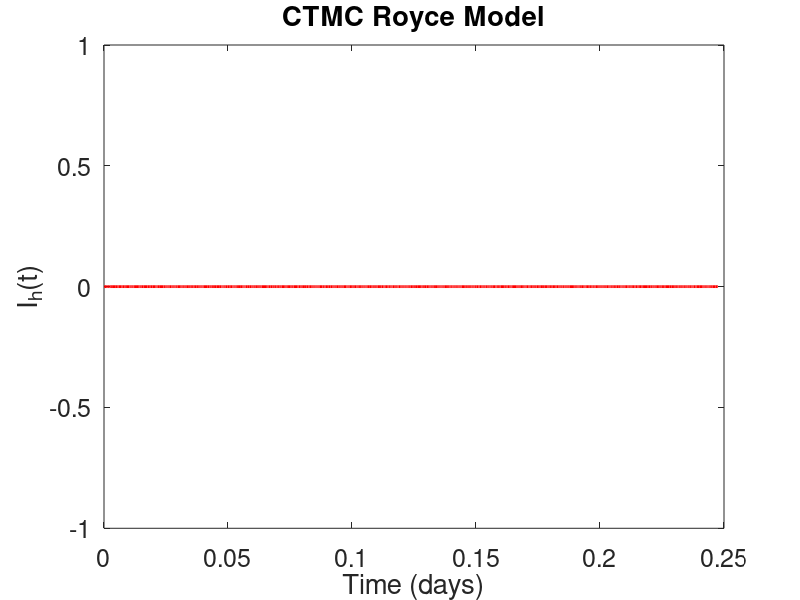

The MATLAB script that drew this image:
%%%%%%%%%%%%%%%%%%%%%%%%%% 
% Royce CTMC Model
% %%%%%%%%%%%%%%%%%%%%%%%%
clear all;
close all;

% birth rates need to be multiplied by initial population

set(0,'DefaultAxesFontSize', 18)
set(gca,'fontsize',18);

% Parameters
beta_ww=.89; beta_wd=.51; beta_dd=.89; beta_td=.5; beta_th=.5; beta_hh=.078; %transmission rates
gamma_w=.981; gamma_d=.981; gamma_h=0.091; %recovery rates
mu_dt=.499; %mutation to human transmissable 
m_w=1; m_d=1; m_h=.009; %death rates
b_w=1000; b_d=1000; b_h=1000*0.0118; %birth rates

% Initial Conditions
i0_w=2;i0_d=0; i0_h=0; t0_d=0; %initial infected
N0_w=1000;N0_d=1000; N0_h=1000; %Initial population
r0_w=0; r0_d=0; r0_h=0; %initial recovered
s0_w=1000; s0_d=N0_d; s0_h=N0_h; %initial susceptible

totext=0; % count when j==0;
% Number of sampe paths, time step, and end time
sim = 10; outbreak=50;



% CTMC Model (Gillespie's algorithm)
for k=1
clear s_h s_w s_d i_w i_d i_h t_d r_h r_w r_d t N_h N_d N_w j
prealloc_size = 10;
s_h = zeros(prealloc_size, 1); s_w = zeros(prealloc_size,1); s_d = zeros(prealloc_size,1);
i_h = zeros(prealloc_size, 1); i_w = zeros(prealloc_size,1); i_d = zeros(prealloc_size,1); t_d = zeros(prealloc_size,1);
r_h = zeros(prealloc_size, 1); r_w = zeros(prealloc_size,1); r_d = zeros(prealloc_size,1);
t = zeros(prealloc_size, 1);

% Initialize vectors 
t(1)=0; i_w(1)=i0_w; i_d(1)=i0_d; i_h(1)=i0_h; t_d(1)=t0_d; 
s_w(1)=N0_w-i0_w; s_d(1)=N0_d; s_h(1)=N0_h;
r_w(1)=r0_w; r_d(1)=r0_d; r_h(1)=r0_h;
j=1;
N_w = 2; N_d = 2; N_h = 2; 

% While loop
while  i_h(j)+i_d(j)+i_w(j)+t_d(j) > 0 && i_h(j)+i_d(j)+i_w(j)+t_d(j) < outbreak && N_w > 1 && N_d > 1 && N_h > 1 
%while j < 5
  u1=rand;  u2=rand; % two uniform random numbers

  N_w=s_w(j)+i_w(j)+r_w(j); % set population sizes
  N_d=s_d(j)+i_d(j)+r_d(j)+t_d(j);
  N_h=s_h(j)+i_h(j)+r_h(j);

  sum = b_w + m_w*s_w(j) + m_w*i_w(j) + beta_ww*s_w(j)*i_w(j)/N_w + gamma_w*i_w(j) + m_w*r_w(j) + ...
      b_d + (beta_dd*s_d(j)*i_d(j)+beta_wd*s_d(j)*i_w(j))/N_d + beta_td*s_d(j)*t_d(j)/N_d + gamma_d*i_d(j) + ...
      gamma_d*t_d(j) + m_d*s_d(j) + m_d*i_d(j) + m_d*t_d(j) + m_d*r_d(j) + mu_dt*i_d(j) + b_h + ...
      (beta_th*s_h(j)*t_d(j)+beta_hh*s_h(j)*i_h(j))/N_h + m_h*s_h(j) + m_h*i_h(j) + m_h*r_h(j) + gamma_h*i_h(j);
  ev1=b_w/sum; % birth of wild bird
  ev2=m_w*s_w(j)/sum+ev1;% death of sw
  ev3=m_w*i_w(j)/sum+ev2;% death of Iw
  ev4=beta_ww*s_w(j)*i_w(j)/(N_w*sum)+ev3; % infection of wild bird
  ev5=gamma_w*i_w(j)/sum+ev4;% recovery of wild bird
  ev6=m_w*r_w(j)/sum+ev5;% death of rw
  ev7=b_d/sum+ev6; %birth of chicken
  ev8=(beta_dd*s_d(j)*i_d(j)+beta_wd*s_d(j)*i_w(j))/(N_d*sum)+ev7;% infection of sd by id or iw
  ev9=beta_td*s_d(j)*t_d(j)/(N_d*sum)+ev8;% infection of sd by td
  ev10=gamma_d*i_d(j)/sum+ev9; % recovery of id
  ev11=gamma_d*t_d(j)/sum+ev10;% recovery of td
  ev12=m_d*s_d(j)/sum+ev11;% death of sd
  ev13=m_d*i_d(j)/sum+ev12; % death of id
  ev14=m_d*t_d(j)/sum+ev13;% death of td
  ev15=m_d*r_d(j)/sum+ev14;% death of rd
  ev16=mu_dt*i_d(j)/sum+ev15; % mutation of id
  ev17=b_h/sum+ev16;% birth of human
  ev18=(beta_th*s_h(j)*t_d(j)+beta_hh*s_h(j)*i_h(j))/(N_h*sum)+ev17;% infection of human
  ev19=m_h*s_h(j)/sum+ev18; %death of sh
  ev20=m_h*i_h(j)/sum+ev19;% death of ih
  ev21=m_h*r_h(j)/sum+ev20;% death of rh
  ev22=gamma_h*i_h(j)/sum+ev21;
  
  

  t(j+1)=t(j)-log(u1)/sum; % interevent time

  if u2 <= ev1 % birth of wild bird
    %disp('birth of wild bird')
    s_w(j+1)=s_w(j)+1;
    i_w(j+1)=i_w(j);
    r_w(j+1)=r_w(j);
    s_d(j+1)=s_d(j);
    i_d(j+1)=i_d(j);
    t_d(j+1)=t_d(j);
    r_d(j+1)=r_d(j);
    s_h(j+1)=s_h(j);
    i_h(j+1)=i_h(j);
    r_h(j+1)=r_h(j);
  elseif u2>ev1 && u2<=ev2 %death of sw
    %disp('death of sw')
    s_w(j+1)=s_w(j)-1;
    i_w(j+1)=i_w(j);
    r_w(j+1)=r_w(j);
    s_d(j+1)=s_d(j);
    i_d(j+1)=i_d(j);
    t_d(j+1)=t_d(j);
    r_d(j+1)=r_d(j);
    s_h(j+1)=s_h(j);
    i_h(j+1)=i_h(j);
    r_h(j+1)=r_h(j);
  elseif u2>ev2 && u2<=ev3 %death of Iw
    %disp('death of Iw')
    s_w(j+1)=s_w(j);
    i_w(j+1)=i_w(j)-1;
    r_w(j+1)=r_w(j);
    s_d(j+1)=s_d(j);
    i_d(j+1)=i_d(j);
    t_d(j+1)=t_d(j);
    r_d(j+1)=r_d(j);
    s_h(j+1)=s_h(j);
    i_h(j+1)=i_h(j);
    r_h(j+1)=r_h(j);
  elseif u2>ev3 && u2<=ev4 %infection of wild bird
    %disp('infection of wild bird')
    s_w(j+1)=s_w(j)-1;
    i_w(j+1)=i_w(j)+1;
    r_w(j+1)=r_w(j);
    s_d(j+1)=s_d(j);
    i_d(j+1)=i_d(j);
    t_d(j+1)=t_d(j);
    r_d(j+1)=r_d(j);
    s_h(j+1)=s_h(j);
    i_h(j+1)=i_h(j);
    r_h(j+1)=r_h(j);
  elseif u2>ev4 && u2<=ev5 %recovery of wild bird
    %disp('recovery of wild bird')
    s_w(j+1)=s_w(j);
    i_w(j+1)=i_w(j)-1;
    r_w(j+1)=r_w(j)+1;
    s_d(j+1)=s_d(j);
    i_d(j+1)=i_d(j);
    t_d(j+1)=t_d(j);
    r_d(j+1)=r_d(j);
    s_h(j+1)=s_h(j);
    i_h(j+1)=i_h(j);
    r_h(j+1)=r_h(j);
  elseif u2>ev5 && u2<=ev6 %death of rw
    %disp('death of rw')
    s_w(j+1)=s_w(j);
    i_w(j+1)=i_w(j);
    r_w(j+1)=r_w(j)-1;
    s_d(j+1)=s_d(j);
    i_d(j+1)=i_d(j);
    t_d(j+1)=t_d(j);
    r_d(j+1)=r_d(j);
    s_h(j+1)=s_h(j);
    i_h(j+1)=i_h(j);
    r_h(j+1)=r_h(j);
  elseif u2>ev6 && u2<=ev7 %birth of chicken
    %disp('birth of chicken')
    s_w(j+1)=s_w(j);
    i_w(j+1)=i_w(j);
    r_w(j+1)=r_w(j);
    s_d(j+1)=s_d(j)+1;
    i_d(j+1)=i_d(j);
    t_d(j+1)=t_d(j);
    r_d(j+1)=r_d(j);
    s_h(j+1)=s_h(j);
    i_h(j+1)=i_h(j);
    r_h(j+1)=r_h(j);
  elseif u2>ev7 && u2<=ev8 %infection of sd by id or iw
    %disp('infection of sd by id or iw')
    s_w(j+1)=s_w(j);
    i_w(j+1)=i_w(j);
    r_w(j+1)=r_w(j);
    s_d(j+1)=s_d(j);
    i_d(j+1)=i_d(j)+1;
    t_d(j+1)=t_d(j);
    r_d(j+1)=r_d(j);
    s_h(j+1)=s_h(j);
    i_h(j+1)=i_h(j);
    r_h(j+1)=r_h(j);
  elseif u2>ev8 && u2<=ev9 %infection of sd by td
    %disp('infection of sd by td')
    s_w(j+1)=s_w(j);
    i_w(j+1)=i_w(j);
    r_w(j+1)=r_w(j);
    s_d(j+1)=s_d(j);
    i_d(j+1)=i_d(j);
    t_d(j+1)=t_d(j)+1;
    r_d(j+1)=r_d(j);
    s_h(j+1)=s_h(j);
    i_h(j+1)=i_h(j);
    r_h(j+1)=r_h(j);
  elseif u2>ev9 && u2<=ev10 %recovery of id
    %disp('recovery of id')
    s_w(j+1)=s_w(j);
    i_w(j+1)=i_w(j);
    r_w(j+1)=r_w(j);
    s_d(j+1)=s_d(j);
    i_d(j+1)=i_d(j)-1;
    t_d(j+1)=t_d(j);
    r_d(j+1)=r_d(j)+1;
    s_h(j+1)=s_h(j);
    i_h(j+1)=i_h(j);
    r_h(j+1)=r_h(j);
  elseif u2>ev10 && u2<=ev11 %recovery of td
    %disp('recovery of td')
    s_w(j+1)=s_w(j);
    i_w(j+1)=i_w(j);
    r_w(j+1)=r_w(j);
    s_d(j+1)=s_d(j);
    i_d(j+1)=i_d(j);
    t_d(j+1)=t_d(j)-1;
    r_d(j+1)=r_d(j)+1;
    s_h(j+1)=s_h(j);
    i_h(j+1)=i_h(j);
    r_h(j+1)=r_h(j);
  elseif u2>ev11 && u2<=ev12 %death of sd
    %disp('death of sd')
    s_w(j+1)=s_w(j);
    i_w(j+1)=i_w(j);
    r_w(j+1)=r_w(j);
    s_d(j+1)=s_d(j)-1;
    i_d(j+1)=i_d(j);
    t_d(j+1)=t_d(j);
    r_d(j+1)=r_d(j);
    s_h(j+1)=s_h(j);
    i_h(j+1)=i_h(j);
    r_h(j+1)=r_h(j);
  elseif u2>ev12 && u2<=ev13 %death of id
    %disp('death of id')
    s_w(j+1)=s_w(j);
    i_w(j+1)=i_w(j);
    r_w(j+1)=r_w(j);
    s_d(j+1)=s_d(j);
    i_d(j+1)=i_d(j)-1;
    t_d(j+1)=t_d(j);
    r_d(j+1)=r_d(j);
    s_h(j+1)=s_h(j);
    i_h(j+1)=i_h(j);
    r_h(j+1)=r_h(j);
  elseif u2>ev13 && u2<=ev14 %death of td
    %disp('death of td')
    s_w(j+1)=s_w(j);
    i_w(j+1)=i_w(j);
    r_w(j+1)=r_w(j);
    s_d(j+1)=s_d(j);
    i_d(j+1)=i_d(j);
    t_d(j+1)=t_d(j)-1;
    r_d(j+1)=r_d(j);
    s_h(j+1)=s_h(j);
    i_h(j+1)=i_h(j);
    r_h(j+1)=r_h(j);
  elseif u2>ev14 && u2<=ev15 %death of rd
    %disp('death of rd')
    s_w(j+1)=s_w(j);
    i_w(j+1)=i_w(j);
    r_w(j+1)=r_w(j);
    s_d(j+1)=s_d(j);
    i_d(j+1)=i_d(j);
    t_d(j+1)=t_d(j);
    r_d(j+1)=r_d(j)-1;
    s_h(j+1)=s_h(j);
    i_h(j+1)=i_h(j);
    r_h(j+1)=r_h(j);
  elseif u2>ev15 && u2<=ev16 %mutation of id
    %disp('mutation of id')
    s_w(j+1)=s_w(j);
    i_w(j+1)=i_w(j);
    r_w(j+1)=r_w(j);
    s_d(j+1)=s_d(j);
    i_d(j+1)=i_d(j)-1;
    t_d(j+1)=t_d(j)+1;
    r_d(j+1)=r_d(j);
    s_h(j+1)=s_h(j);
    i_h(j+1)=i_h(j);
    r_h(j+1)=r_h(j);
  elseif u2>ev16 && u2<=ev17 %birth of human
    %disp('birth of human')
    s_w(j+1)=s_w(j);
    i_w(j+1)=i_w(j);
    r_w(j+1)=r_w(j);
    s_d(j+1)=s_d(j);
    i_d(j+1)=i_d(j);
    t_d(j+1)=t_d(j);
    r_d(j+1)=r_d(j);
    s_h(j+1)=s_h(j)+1;
    i_h(j+1)=i_h(j);
    r_h(j+1)=r_h(j);
  elseif u2>ev17 && u2<=ev18 %infection of human
    %disp('infection of human')
    s_w(j+1)=s_w(j);
    i_w(j+1)=i_w(j);
    r_w(j+1)=r_w(j);
    s_d(j+1)=s_d(j);
    i_d(j+1)=i_d(j);
    t_d(j+1)=t_d(j);
    r_d(j+1)=r_d(j);
    s_h(j+1)=s_h(j);
    i_h(j+1)=i_h(j)+1;
    r_h(j+1)=r_h(j);
  elseif u2>ev18 && u2<=ev19 %death of sh
    %disp('death of sh')
    s_w(j+1)=s_w(j);
    i_w(j+1)=i_w(j);
    r_w(j+1)=r_w(j);
    s_d(j+1)=s_d(j);
    i_d(j+1)=i_d(j);
    t_d(j+1)=t_d(j);
    r_d(j+1)=r_d(j);
    s_h(j+1)=s_h(j)-1;
    i_h(j+1)=i_h(j);
    r_h(j+1)=r_h(j);
  elseif u2>ev19 && u2<=ev20 %death of ih
    %disp('death of ih')
    s_w(j+1)=s_w(j);
    i_w(j+1)=i_w(j);
    r_w(j+1)=r_w(j);
    s_d(j+1)=s_d(j);
    i_d(j+1)=i_d(j);
    t_d(j+1)=t_d(j);
    r_d(j+1)=r_d(j);
    s_h(j+1)=s_h(j);
    i_h(j+1)=i_h(j)-1;
    r_h(j+1)=r_h(j);
  elseif u2>ev20 && u2<=ev21 %death of rh
    %disp('death of rh')
    s_w(j+1)=s_w(j);
    i_w(j+1)=i_w(j);
    r_w(j+1)=r_w(j);
    s_d(j+1)=s_d(j);
    i_d(j+1)=i_d(j);
    t_d(j+1)=t_d(j);
    r_d(j+1)=r_d(j);
    s_h(j+1)=s_h(j);
    i_h(j+1)=i_h(j);
    r_h(j+1)=r_h(j)-1;
  elseif u2>ev21 && u2<=ev22 %Recovery of Ih
    %disp('recovery of ih')
    s_w(j+1)=s_w(j);
    i_w(j+1)=i_w(j);
    r_w(j+1)=r_w(j);
    s_d(j+1)=s_d(j);
    i_d(j+1)=i_d(j);
    t_d(j+1)=t_d(j);
    r_d(j+1)=r_d(j);
    s_h(j+1)=s_h(j);
    i_h(j+1)=i_h(j)-1;
    r_h(j+1)=r_h(j)+1;
  end
  j=j+1;
  
end  
% resize vectors to remove zeros at end
s_h = s_h(1:j, 1); s_w = s_w(1:j, 1); s_d = s_d(1:j,1); 
i_h = i_h(1:j); i_w = i_w(1:j); i_d = i_d(1:j); t_d = t_d(1:j); 
r_h = r_h(1:j); r_w = r_w(1:j); r_d = r_d(1:j); 
t = t(1:j); 


if k==1
    disp(size(t))
    stairs(t,i_h,'red','Linewidth',2);
    hold on
end
if i_h(j)+i_w(j)+i_d(j)==0
    totext=totext+1;
end
end

%plot(t,i_h,'k--','LineWidth',2);
title('CTMC Royce Model')
ylabel('I_h(t)');
xlabel('Time (days)')
hold off

